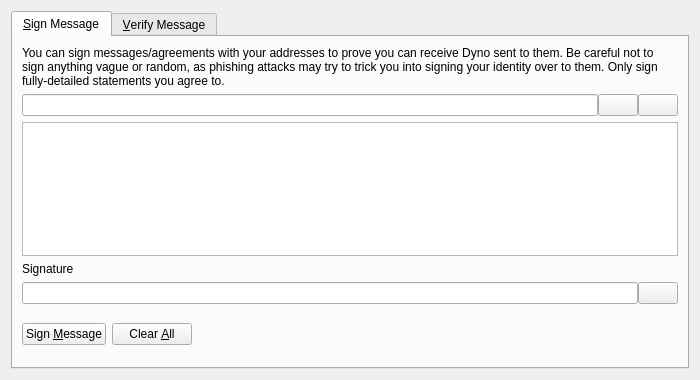
<?xml version="1.0" encoding="UTF-8"?>
<ui version="4.0">
 <class>SignVerifyMessageDialog</class>
 <widget class="QDialog" name="SignVerifyMessageDialog">
  <property name="geometry">
   <rect>
    <x>0</x>
    <y>0</y>
    <width>700</width>
    <height>380</height>
   </rect>
  </property>
  <property name="windowTitle">
   <string>Signatures - Sign / Verify a Message</string>
  </property>
  <property name="modal">
   <bool>true</bool>
  </property>
  <layout class="QVBoxLayout" name="verticalLayout">
   <item>
    <widget class="QTabWidget" name="tabWidget">
     <property name="currentIndex">
      <number>0</number>
     </property>
     <widget class="QWidget" name="tabSignMessage">
      <attribute name="title">
       <string>&amp;Sign Message</string>
      </attribute>
      <layout class="QVBoxLayout" name="verticalLayout_SM">
       <item>
        <widget class="QLabel" name="infoLabel_SM">
         <property name="text">
          <string>You can sign messages/agreements with your addresses to prove you can receive Dyno sent to them. Be careful not to sign anything vague or random, as phishing attacks may try to trick you into signing your identity over to them. Only sign fully-detailed statements you agree to.</string>
         </property>
         <property name="textFormat">
          <enum>Qt::PlainText</enum>
         </property>
         <property name="wordWrap">
          <bool>true</bool>
         </property>
        </widget>
       </item>
       <item>
        <layout class="QHBoxLayout" name="horizontalLayout_1_SM">
         <property name="spacing">
          <number>0</number>
         </property>
         <item>
          <widget class="QValidatedLineEdit" name="addressIn_SM">
           <property name="toolTip">
            <string>The Dyno address to sign the message with</string>
           </property>
          </widget>
         </item>
         <item>
          <widget class="QPushButton" name="addressBookButton_SM">
           <property name="toolTip">
            <string>Choose previously used address</string>
           </property>
           <property name="text">
            <string/>
           </property>
           <property name="shortcut">
            <string>Alt+A</string>
           </property>
           <property name="autoDefault">
            <bool>false</bool>
           </property>
          </widget>
         </item>
         <item>
          <widget class="QPushButton" name="pasteButton_SM">
           <property name="toolTip">
            <string>Paste address from clipboard</string>
           </property>
           <property name="text">
            <string/>
           </property>
           <property name="shortcut">
            <string>Alt+P</string>
           </property>
           <property name="autoDefault">
            <bool>false</bool>
           </property>
          </widget>
         </item>
        </layout>
       </item>
       <item>
        <widget class="QPlainTextEdit" name="messageIn_SM">
         <property name="toolTip">
          <string>Enter the message you want to sign here</string>
         </property>
        </widget>
       </item>
       <item>
        <widget class="QLabel" name="signatureLabel_SM">
         <property name="text">
          <string>Signature</string>
         </property>
         <property name="textFormat">
          <enum>Qt::PlainText</enum>
         </property>
        </widget>
       </item>
       <item>
        <layout class="QHBoxLayout" name="horizontalLayout_2_SM">
         <property name="spacing">
          <number>0</number>
         </property>
         <item>
          <widget class="QLineEdit" name="signatureOut_SM">
           <property name="font">
            <font>
             <italic>true</italic>
            </font>
           </property>
           <property name="readOnly">
            <bool>true</bool>
           </property>
          </widget>
         </item>
         <item>
          <widget class="QPushButton" name="copySignatureButton_SM">
           <property name="toolTip">
            <string>Copy the current signature to the system clipboard</string>
           </property>
           <property name="text">
            <string/>
           </property>
           <property name="autoDefault">
            <bool>false</bool>
           </property>
          </widget>
         </item>
        </layout>
       </item>
       <item>
        <layout class="QHBoxLayout" name="horizontalLayout_3_SM">
         <item>
          <widget class="QPushButton" name="signMessageButton_SM">
           <property name="toolTip">
            <string>Sign the message to prove you own this Dyno address</string>
           </property>
           <property name="text">
            <string>Sign &amp;Message</string>
           </property>
           <property name="autoDefault">
            <bool>false</bool>
           </property>
          </widget>
         </item>
         <item>
          <widget class="QPushButton" name="clearButton_SM">
           <property name="toolTip">
            <string>Reset all sign message fields</string>
           </property>
           <property name="text">
            <string>Clear &amp;All</string>
           </property>
           <property name="autoDefault">
            <bool>false</bool>
           </property>
          </widget>
         </item>
         <item>
          <spacer name="horizontalSpacer_1_SM">
           <property name="orientation">
            <enum>Qt::Horizontal</enum>
           </property>
           <property name="sizeHint" stdset="0">
            <size>
             <width>40</width>
             <height>48</height>
            </size>
           </property>
          </spacer>
         </item>
         <item>
          <widget class="QLabel" name="statusLabel_SM">
           <property name="font">
            <font>
             <weight>75</weight>
             <bold>true</bold>
            </font>
           </property>
           <property name="text">
            <string/>
           </property>
           <property name="wordWrap">
            <bool>true</bool>
           </property>
          </widget>
         </item>
         <item>
          <spacer name="horizontalSpacer_2_SM">
           <property name="orientation">
            <enum>Qt::Horizontal</enum>
           </property>
           <property name="sizeHint" stdset="0">
            <size>
             <width>40</width>
             <height>48</height>
            </size>
           </property>
          </spacer>
         </item>
        </layout>
       </item>
      </layout>
     </widget>
     <widget class="QWidget" name="tabVerifyMessage">
      <attribute name="title">
       <string>&amp;Verify Message</string>
      </attribute>
      <layout class="QVBoxLayout" name="verticalLayout_VM">
       <item>
        <widget class="QLabel" name="infoLabel_VM">
         <property name="text">
          <string>Enter the receiver's address, message (ensure you copy line breaks, spaces, tabs, etc. exactly) and signature below to verify the message. Be careful not to read more into the signature than what is in the signed message itself, to avoid being tricked by a man-in-the-middle attack. Note that this only proves the signing party receives with the address, it cannot prove sendership of any transaction!</string>
         </property>
         <property name="textFormat">
          <enum>Qt::PlainText</enum>
         </property>
         <property name="alignment">
          <set>Qt::AlignLeading|Qt::AlignLeft|Qt::AlignTop</set>
         </property>
         <property name="wordWrap">
          <bool>true</bool>
         </property>
        </widget>
       </item>
       <item>
        <layout class="QHBoxLayout" name="horizontalLayout_1_VM">
         <property name="spacing">
          <number>0</number>
         </property>
         <item>
          <widget class="QValidatedLineEdit" name="addressIn_VM">
           <property name="toolTip">
            <string>The Dyno address the message was signed with</string>
           </property>
          </widget>
         </item>
         <item>
          <widget class="QPushButton" name="addressBookButton_VM">
           <property name="toolTip">
            <string>Choose previously used address</string>
           </property>
           <property name="text">
            <string/>
           </property>
           <property name="shortcut">
            <string>Alt+A</string>
           </property>
           <property name="autoDefault">
            <bool>false</bool>
           </property>
          </widget>
         </item>
        </layout>
       </item>
       <item>
        <widget class="QPlainTextEdit" name="messageIn_VM"/>
       </item>
       <item>
        <widget class="QValidatedLineEdit" name="signatureIn_VM"/>
       </item>
       <item>
        <layout class="QHBoxLayout" name="horizontalLayout_2_VM">
         <item>
          <widget class="QPushButton" name="verifyMessageButton_VM">
           <property name="toolTip">
            <string>Verify the message to ensure it was signed with the specified Dyno address</string>
           </property>
           <property name="text">
            <string>Verify &amp;Message</string>
           </property>
           <property name="autoDefault">
            <bool>false</bool>
           </property>
          </widget>
         </item>
         <item>
          <widget class="QPushButton" name="clearButton_VM">
           <property name="toolTip">
            <string>Reset all verify message fields</string>
           </property>
           <property name="text">
            <string>Clear &amp;All</string>
           </property>
           <property name="autoDefault">
            <bool>false</bool>
           </property>
          </widget>
         </item>
         <item>
          <spacer name="horizontalSpacer_1_VM">
           <property name="orientation">
            <enum>Qt::Horizontal</enum>
           </property>
           <property name="sizeHint" stdset="0">
            <size>
             <width>40</width>
             <height>48</height>
            </size>
           </property>
          </spacer>
         </item>
         <item>
          <widget class="QLabel" name="statusLabel_VM">
           <property name="font">
            <font>
             <weight>75</weight>
             <bold>true</bold>
            </font>
           </property>
           <property name="text">
            <string/>
           </property>
           <property name="wordWrap">
            <bool>true</bool>
           </property>
          </widget>
         </item>
         <item>
          <spacer name="horizontalSpacer_2_VM">
           <property name="orientation">
            <enum>Qt::Horizontal</enum>
           </property>
           <property name="sizeHint" stdset="0">
            <size>
             <width>40</width>
             <height>48</height>
            </size>
           </property>
          </spacer>
         </item>
        </layout>
       </item>
      </layout>
     </widget>
    </widget>
   </item>
  </layout>
 </widget>
 <customwidgets>
  <customwidget>
   <class>QValidatedLineEdit</class>
   <extends>QLineEdit</extends>
   <header>qvalidatedlineedit.h</header>
  </customwidget>
 </customwidgets>
 <resources>
  <include location="../dyno.qrc"/>
 </resources>
 <connections/>
</ui>
